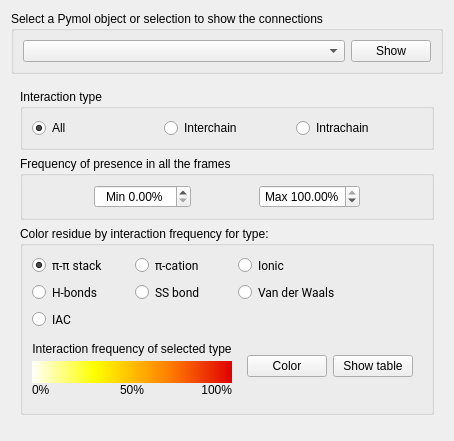
     <widget class="QWidget" name="tab_1">
      <property name="enabled">
       <bool>true</bool>
      </property>
      <property name="sizePolicy">
       <sizepolicy hsizetype="Minimum" vsizetype="Minimum">
        <horstretch>0</horstretch>
        <verstretch>0</verstretch>
       </sizepolicy>
      </property>
      <attribute name="title">
       <string>View / Filter</string>
      </attribute>
      <layout class="QVBoxLayout" name="verticalLayout">
       <item>
        <widget class="QGroupBox" name="Selectionandshow">
         <property name="title">
          <string>Select a Pymol object or selection to show the connections</string>
         </property>
         <property name="flat">
          <bool>false</bool>
         </property>
         <property name="checkable">
          <bool>false</bool>
         </property>
         <layout class="QGridLayout" name="gridLayout">
          <item row="0" column="0">
           <widget class="QComboBox" name="selections_list">
            <property name="sizePolicy">
             <sizepolicy hsizetype="Minimum" vsizetype="Fixed">
              <horstretch>0</horstretch>
              <verstretch>0</verstretch>
             </sizepolicy>
            </property>
            <property name="minimumSize">
             <size>
              <width>300</width>
              <height>0</height>
             </size>
            </property>
            <property name="styleSheet">
             <string notr="true"/>
            </property>
            <property name="editable">
             <bool>false</bool>
            </property>
           </widget>
          </item>
          <item row="0" column="1">
           <widget class="QPushButton" name="visualize_btn">
            <property name="sizePolicy">
             <sizepolicy hsizetype="Fixed" vsizetype="Fixed">
              <horstretch>0</horstretch>
              <verstretch>0</verstretch>
             </sizepolicy>
            </property>
            <property name="text">
             <string>Show</string>
            </property>
           </widget>
          </item>
         </layout>
        </widget>
       </item>
       <item>
        <widget class="QWidget" name="tools_widget" native="true">
         <property name="sizePolicy">
          <sizepolicy hsizetype="Preferred" vsizetype="MinimumExpanding">
           <horstretch>0</horstretch>
           <verstretch>0</verstretch>
          </sizepolicy>
         </property>
         <layout class="QGridLayout" name="gridLayout_9">
          <item row="1" column="1" colspan="2">
           <widget class="QGroupBox" name="groupBox_5">
            <property name="sizePolicy">
             <sizepolicy hsizetype="Preferred" vsizetype="Fixed">
              <horstretch>0</horstretch>
              <verstretch>0</verstretch>
             </sizepolicy>
            </property>
            <property name="title">
             <string>Interaction type</string>
            </property>
            <layout class="QHBoxLayout" name="horizontalLayout_8">
             <item>
              <widget class="QRadioButton" name="all_inter">
               <property name="text">
                <string>All</string>
               </property>
               <property name="checked">
                <bool>true</bool>
               </property>
              </widget>
             </item>
             <item>
              <widget class="QRadioButton" name="interchain">
               <property name="text">
                <string>Interchain</string>
               </property>
              </widget>
             </item>
             <item>
              <widget class="QRadioButton" name="intrachain">
               <property name="text">
                <string>Intrachain</string>
               </property>
              </widget>
             </item>
            </layout>
           </widget>
          </item>
          <item row="3" column="1" colspan="2">
           <widget class="QGroupBox" name="groupBox_3">
            <property name="sizePolicy">
             <sizepolicy hsizetype="Preferred" vsizetype="Fixed">
              <horstretch>0</horstretch>
              <verstretch>0</verstretch>
             </sizepolicy>
            </property>
            <property name="title">
             <string>Color residue by interaction frequency for type:</string>
            </property>
            <property name="checkable">
             <bool>false</bool>
            </property>
            <property name="checked">
             <bool>false</bool>
            </property>
            <layout class="QGridLayout" name="gridLayout_7">
             <item row="2" column="0">
              <widget class="QRadioButton" name="pipistack">
               <property name="font">
                <font>
                 <family>Roboto</family>
                 <stylestrategy>PreferDefault</stylestrategy>
                 <kerning>true</kerning>
                </font>
               </property>
               <property name="text">
                <string>π-π stack</string>
               </property>
               <property name="checked">
                <bool>true</bool>
               </property>
              </widget>
             </item>
             <item row="2" column="1">
              <widget class="QRadioButton" name="pication">
               <property name="font">
                <font>
                 <family>Roboto</family>
                </font>
               </property>
               <property name="text">
                <string>π-cation</string>
               </property>
              </widget>
             </item>
             <item row="3" column="0">
              <widget class="QRadioButton" name="hbond">
               <property name="font">
                <font>
                 <family>Roboto</family>
                </font>
               </property>
               <property name="text">
                <string>H-bonds</string>
               </property>
               <property name="checked">
                <bool>false</bool>
               </property>
              </widget>
             </item>
             <item row="4" column="0">
              <widget class="QRadioButton" name="iac">
               <property name="font">
                <font>
                 <family>Roboto</family>
                </font>
               </property>
               <property name="text">
                <string>IAC</string>
               </property>
              </widget>
             </item>
             <item row="6" column="2">
              <widget class="QWidget" name="widget_9" native="true">
               <layout class="QHBoxLayout" name="horizontalLayout_17">
                <property name="spacing">
                 <number>0</number>
                </property>
                <property name="leftMargin">
                 <number>0</number>
                </property>
                <property name="topMargin">
                 <number>0</number>
                </property>
                <property name="rightMargin">
                 <number>0</number>
                </property>
                <property name="bottomMargin">
                 <number>0</number>
                </property>
               </layout>
              </widget>
             </item>
             <item row="5" column="0" colspan="2">
              <layout class="QVBoxLayout" name="verticalLayout_5">
               <property name="spacing">
                <number>0</number>
               </property>
               <property name="sizeConstraint">
                <enum>QLayout::SetMaximumSize</enum>
               </property>
               <item>
                <widget class="QLabel" name="label_23">
                 <property name="sizePolicy">
                  <sizepolicy hsizetype="Expanding" vsizetype="Fixed">
                   <horstretch>0</horstretch>
                   <verstretch>0</verstretch>
                  </sizepolicy>
                 </property>
                 <property name="minimumSize">
                  <size>
                   <width>0</width>
                   <height>25</height>
                  </size>
                 </property>
                 <property name="text">
                  <string>Interaction frequency of selected type</string>
                 </property>
                 <property name="alignment">
                  <set>Qt::AlignCenter</set>
                 </property>
                </widget>
               </item>
               <item>
                <widget class="QLabel" name="label_24">
                 <property name="sizePolicy">
                  <sizepolicy hsizetype="Minimum" vsizetype="Fixed">
                   <horstretch>0</horstretch>
                   <verstretch>0</verstretch>
                  </sizepolicy>
                 </property>
                 <property name="minimumSize">
                  <size>
                   <width>0</width>
                   <height>22</height>
                  </size>
                 </property>
                 <property name="styleSheet">
                  <string notr="true">background: qlineargradient(spread:pad, x1:0, y1:0, x2:1, y2:0, stop:0 rgba(255, 255, 255, 255), stop:0.315789 rgba(255, 255, 0, 255), stop:0.688995 rgba(255, 125, 0, 255), stop:1 rgba(224, 0, 0, 255))</string>
                 </property>
                 <property name="text">
                  <string/>
                 </property>
                </widget>
               </item>
               <item>
                <layout class="QHBoxLayout" name="horizontalLayout_18">
                 <item>
                  <widget class="QLabel" name="label_25">
                   <property name="sizePolicy">
                    <sizepolicy hsizetype="Preferred" vsizetype="Fixed">
                     <horstretch>0</horstretch>
                     <verstretch>0</verstretch>
                    </sizepolicy>
                   </property>
                   <property name="text">
                    <string>0%</string>
                   </property>
                  </widget>
                 </item>
                 <item>
                  <widget class="QLabel" name="label_26">
                   <property name="sizePolicy">
                    <sizepolicy hsizetype="Preferred" vsizetype="Fixed">
                     <horstretch>0</horstretch>
                     <verstretch>0</verstretch>
                    </sizepolicy>
                   </property>
                   <property name="text">
                    <string>50%</string>
                   </property>
                   <property name="alignment">
                    <set>Qt::AlignCenter</set>
                   </property>
                  </widget>
                 </item>
                 <item>
                  <widget class="QLabel" name="label_27">
                   <property name="sizePolicy">
                    <sizepolicy hsizetype="Preferred" vsizetype="Fixed">
                     <horstretch>0</horstretch>
                     <verstretch>0</verstretch>
                    </sizepolicy>
                   </property>
                   <property name="text">
                    <string>100%</string>
                   </property>
                   <property name="alignment">
                    <set>Qt::AlignRight|Qt::AlignTrailing|Qt::AlignVCenter</set>
                   </property>
                  </widget>
                 </item>
                </layout>
               </item>
              </layout>
             </item>
             <item row="3" column="1">
              <widget class="QRadioButton" name="ssbond">
               <property name="font">
                <font>
                 <family>Roboto</family>
                </font>
               </property>
               <property name="text">
                <string>SS bond</string>
               </property>
              </widget>
             </item>
             <item row="2" column="2">
              <widget class="QRadioButton" name="ionic">
               <property name="font">
                <font>
                 <family>Roboto</family>
                </font>
               </property>
               <property name="text">
                <string>Ionic</string>
               </property>
              </widget>
             </item>
             <item row="3" column="2">
              <widget class="QRadioButton" name="vdw">
               <property name="font">
                <font>
                 <family>Roboto</family>
                </font>
               </property>
               <property name="text">
                <string>Van der Waals</string>
               </property>
              </widget>
             </item>
             <item row="5" column="2">
              <widget class="QWidget" name="widget_10" native="true">
               <property name="sizePolicy">
                <sizepolicy hsizetype="Minimum" vsizetype="Minimum">
                 <horstretch>0</horstretch>
                 <verstretch>0</verstretch>
                </sizepolicy>
               </property>
               <layout class="QHBoxLayout" name="horizontalLayout_19">
                <item>
                 <widget class="QPushButton" name="bttn_color_resi_freq">
                  <property name="sizePolicy">
                   <sizepolicy hsizetype="Fixed" vsizetype="Fixed">
                    <horstretch>0</horstretch>
                    <verstretch>0</verstretch>
                   </sizepolicy>
                  </property>
                  <property name="text">
                   <string>Color</string>
                  </property>
                 </widget>
                </item>
                <item>
                 <widget class="QPushButton" name="bttn_table_freq">
                  <property name="sizePolicy">
                   <sizepolicy hsizetype="Fixed" vsizetype="Fixed">
                    <horstretch>0</horstretch>
                    <verstretch>0</verstretch>
                   </sizepolicy>
                  </property>
                  <property name="text">
                   <string>Show table</string>
                  </property>
                 </widget>
                </item>
               </layout>
              </widget>
             </item>
            </layout>
           </widget>
          </item>
          <item row="2" column="1" colspan="2">
           <widget class="QGroupBox" name="groupBox_8">
            <property name="sizePolicy">
             <sizepolicy hsizetype="Preferred" vsizetype="Fixed">
              <horstretch>0</horstretch>
              <verstretch>0</verstretch>
             </sizepolicy>
            </property>
            <property name="title">
             <string>Frequency of presence in all the frames</string>
            </property>
            <layout class="QHBoxLayout" name="horizontalLayout_10">
             <item>
              <widget class="QDoubleSpinBox" name="min_freq">
               <property name="sizePolicy">
                <sizepolicy hsizetype="Fixed" vsizetype="Fixed">
                 <horstretch>0</horstretch>
                 <verstretch>0</verstretch>
                </sizepolicy>
               </property>
               <property name="alignment">
                <set>Qt::AlignCenter</set>
               </property>
               <property name="prefix">
                <string>Min </string>
               </property>
               <property name="suffix">
                <string>%</string>
               </property>
               <property name="maximum">
                <double>100.000000000000000</double>
               </property>
               <property name="singleStep">
                <double>0.500000000000000</double>
               </property>
              </widget>
             </item>
             <item>
              <widget class="QDoubleSpinBox" name="max_freq">
               <property name="sizePolicy">
                <sizepolicy hsizetype="Fixed" vsizetype="Fixed">
                 <horstretch>0</horstretch>
                 <verstretch>0</verstretch>
                </sizepolicy>
               </property>
               <property name="alignment">
                <set>Qt::AlignCenter</set>
               </property>
               <property name="prefix">
                <string>Max </string>
               </property>
               <property name="suffix">
                <string>%</string>
               </property>
               <property name="maximum">
                <double>100.000000000000000</double>
               </property>
               <property name="singleStep">
                <double>0.500000000000000</double>
               </property>
               <property name="value">
                <double>100.000000000000000</double>
               </property>
              </widget>
             </item>
            </layout>
           </widget>
          </item>
         </layout>
        </widget>
       </item>
       <item>
        <widget class="QWidget" name="widget_3" native="true">
         <layout class="QHBoxLayout" name="horizontalLayout_9">
          <property name="leftMargin">
           <number>0</number>
          </property>
          <property name="topMargin">
           <number>0</number>
          </property>
          <property name="rightMargin">
           <number>0</number>
          </property>
          <property name="bottomMargin">
           <number>0</number>
          </property>
         </layout>
        </widget>
       </item>
      </layout>
     </widget>
